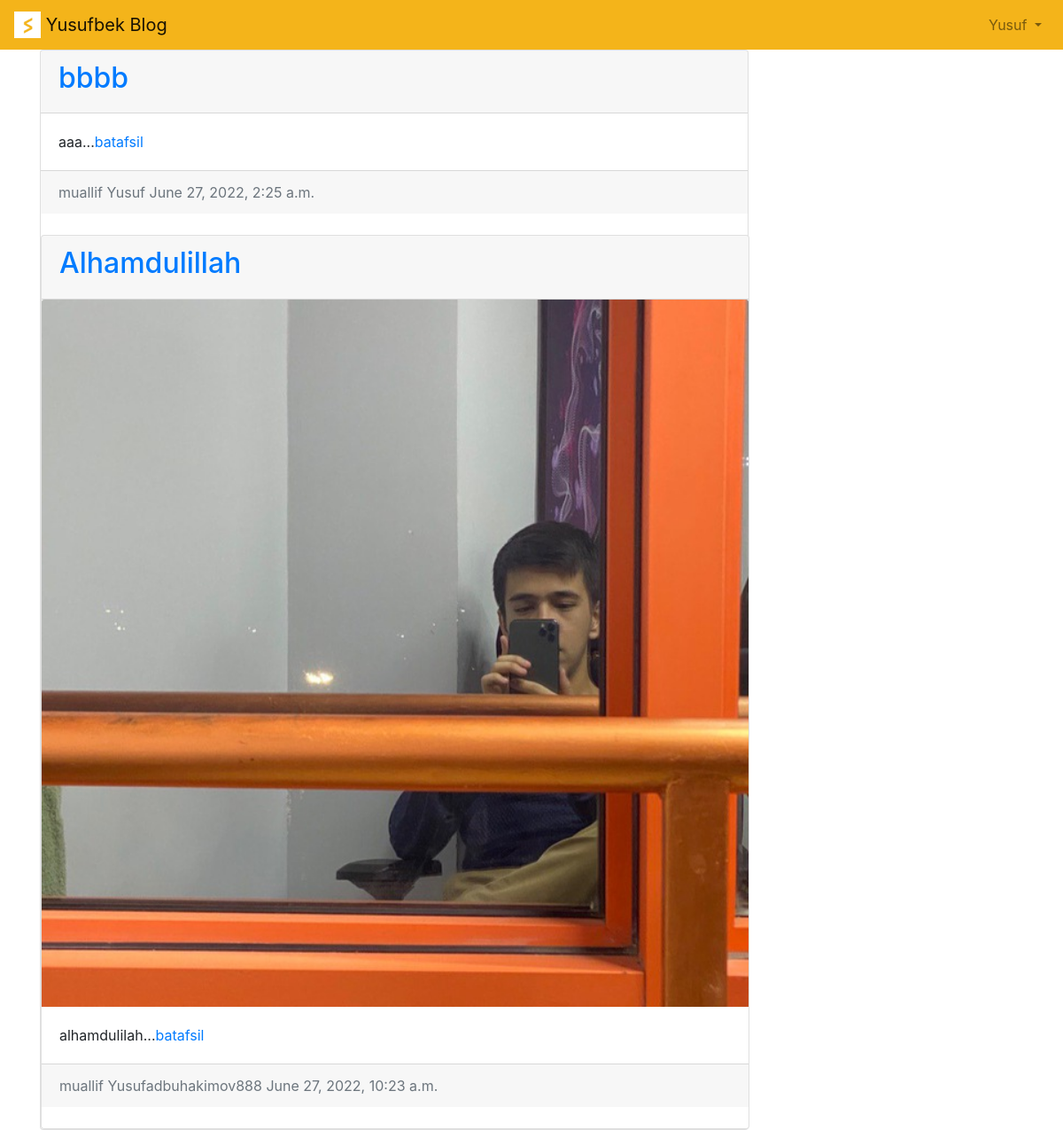
/articles/ (signed in), run on the app's committed database.
### accounts/models.py (models this page shows)
class CustomUser(AbstractUser):
    age = models.PositiveIntegerField(null=True, blank=True)

### articles/models.py (models this page shows, shortened)
class Article(models.Model):
    title = models.CharField(max_length=150)
    summary = models.CharField(max_length=200, blank=True)
    body = RichTextField()
    photo = models.ImageField(upload_to='images/', blank=True)
    date = models.DateTimeField(auto_now_add=True)
    author = models.ForeignKey(
        User,
        on_delete=models.CASCADE,
    )

### articles/views.py (the view)
# urls.py: path('', ArticleListView.as_view(), name='article_list'),
class ArticleListView(ListView):
    model = Article
    template_name = 'article_list.html'

### templates/article_list.html (shortened to what this page needs)
{% extends 'base.html' %}
{% block content %}
    {% for article in object_list %}
        <div class="card" style="width: 50rem;">
            <div class="card-header">
                <span class="font-weight-bold"><a href="{% url 'article_detail' article.pk  %}"><h2>{{ article.title }}</h2></a></span>
            </div>
            {% if article.photo %}
                <img class="card-img-top" src="{{ article.photo.url }}" alt="{{ article.title }}">
            {%  endif %}
            <div class="card-body">
                {{ article.summary }}...<a href="{% url 'article_detail' article.pk  %}">batafsil</a>
            </div>
            <div class="card-footer text-left text-muted">
                <span class="text-muted">muallif {{ article.author | title }}  {{ article.date }}</span>
            </div>
        <br />
    {% endfor %}
    </div>
{% endblock content %}

### templates/base.html (shortened to what this page needs)
{% load static %}
<!DOCTYPE html>
<html>
    <head>
            <link rel="stylesheet" href="https://cdn.jsdelivr.net/npm/bootstrap@4.5.3/dist/css/bootstrap.min.css">
    </head>
    <body>
        <nav class="navbar navbar-expand-lg navbar-light" style="background-color: #F4B41A;">
            <a class="navbar-brand" href="{% url 'home' %}">
                <img src="{% static 'static/assets/img/logo.png' %}" width="30" height="30" class="d-inline-block align-top" alt="">
                Yusufbek Blog
            </a>
            <div class="collapse navbar-collapse" id="navbarSupportedContent">
                {% if user.is_authenticated %}
                    <ul class="navbar-nav ml-auto">
                        <li class="nav-item">
                            <a class="nav-link dropdown-toggle" href="#"
                                id="navbarDropdown" role="button" data-toggle="dropdown"
                                aria-haspopup="true" aria-expanded="false">
                                {{ user.username | title }}
                            </a>
                        </li>
                    </ul>
                {% else %}
                    <form class="form-inline ml-auto">
                        <a href="{% url 'login' %}" class="btn btn-outline-light">Kirish</a>
                        <a href="{% url 'signup' %}" class="btn btn-primary ml-2">Ro'yxatdan o'tish</a>
                    </form>
                {% endif %}
            </div>
        </nav>
        <main>
            <div class="container">
                {% block content %}
                {% endblock content %}
            </div>
        </main>
    </body>
</html>

### data on the page
CustomUser: username "Yusuf"
Article: title "bbbb", summary "aaa", author "Yusuf", date "June 27, 2022, 2:25 a.m."
Article: title "Alhamdulillah", photo (picture), summary "alhamdulilah", author "Yusufadbuhakimov888", date "June 27, 2022, 10:23 a.m."
